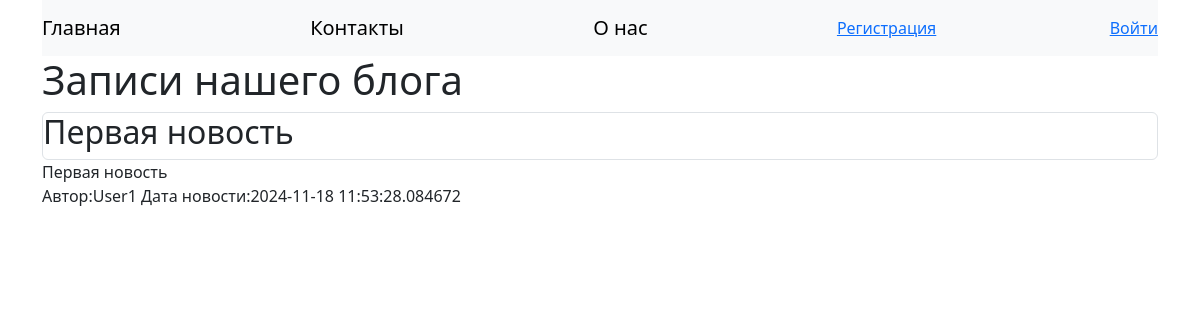
/blog, run on an earlier commit of the app's database.
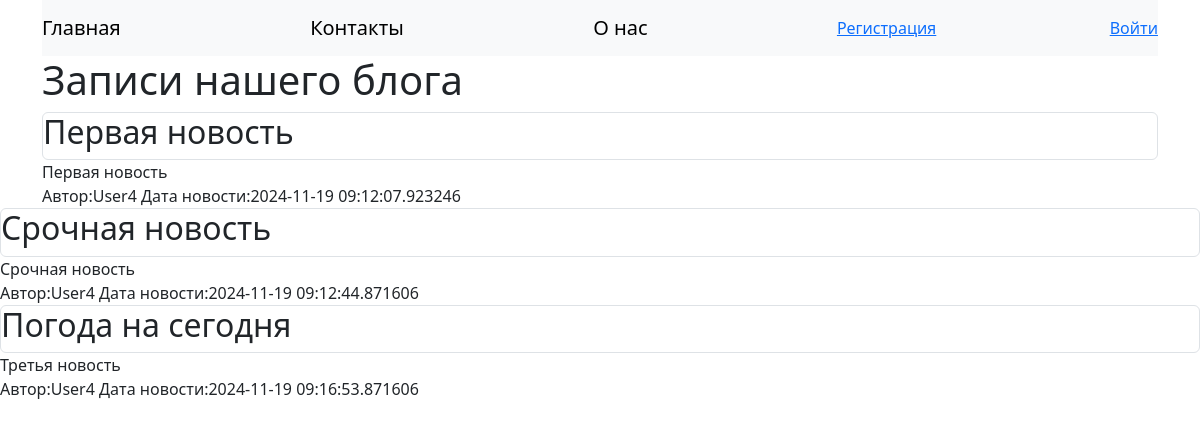
And on a later commit of the database.
### data/news.py (models this page shows)
class News(SqlAlchemyBase):
    __tablename__='news'
    id = sqlalchemy.Column(sqlalchemy.Integer, primary_key=True, autoincrement=True)
    title = sqlalchemy.Column(sqlalchemy.String, nullable=True)
    content = sqlalchemy.Column(sqlalchemy.String, nullable=True)
    created_date = sqlalchemy.Column(sqlalchemy.DateTime, default=datetime.datetime.now())
    is_private=sqlalchemy.Column(sqlalchemy.Boolean, default=True)
    user_id = sqlalchemy.Column(sqlalchemy.Integer, sqlalchemy.ForeignKey("users.id"))
    user=orm.relationship('User')

### data/users.py (models this page shows, shortened)
class User(SqlAlchemyBase, UserMixin):
    __tablename__ = 'users'
    id = sqlalchemy.Column(sqlalchemy.Integer, primary_key=True, autoincrement=True)
    name = sqlalchemy.Column(sqlalchemy.String, nullable=True)
    about = sqlalchemy.Column(sqlalchemy.String, nullable=True)
    email = sqlalchemy.Column(sqlalchemy.String, index=True, unique=True, nullable=True)
    hashed_password = sqlalchemy.Column(sqlalchemy.String, nullable=True)
    created_date = sqlalchemy.Column(sqlalchemy.DateTime, default=datetime.datetime.now())

### main.py (the view)
@app.route('/blog')
def blog():
    db_sess = db_session.create_session()
    news = db_sess.query(News).filter(News.is_private != True)
    return render_template('blog.html', title='Новости', news=news)

### data/db_session.py (called while the page is built)
def create_session() -> Session:
    global __factory
    return __factory()

### templates/blog.html (shortened to what this page needs)
{% extends "base.html" %}
{% block content %}
    <h1>Записи нашего блога</h1>
    {% for item in news %}
         <div class="col border rounded">
            <h2>{{ item.title }}</h2>
            </div>
            <div>
                {{ item.content }}
            </div>
            <div>
              Автор:{{ item.user.name }}
              Дата новости:{{ item.created_date }}
            </div>
         </div>
    {% endfor %}
{% endblock %}

### templates/base.html (shortened to what this page needs)
<!DOCTYPE html>
<html lang="ru">
<head>
    <link href="https://cdn.jsdelivr.net/npm/bootstrap@5.3.3/dist/css/bootstrap.min.css" rel="stylesheet"
>
    <link rel="stylesheet" href="static/css/style.css">
</head>
<body>
<div class="container">
    <header>
    <nav class="navbar navbar-light bg-light">
        <a href="/" class="navbar-brand">Главная</a>
        <a href="/contacts" class="navbar-brand">Контакты</a>
        <a href="/aboutus" class="navbar-brand">О нас</a>
        {% if current_user.is_authenticated %}
        <a href="/logout" class="navbar-brand">{{ current_user.name }}
        </a>
        {% else %}
        <a href="/register">Регистрация</a>
        <a href="/login">Войти</a>
        {% endif%}
    </nav>
    </header>
    <main>
         {% block content %}{% endblock %}
</body>
</html>

### static/css/style.css (style rules this page uses)
section, header, nav, article, aside, footer, main { display: block; }

What changed in the data, as far as the page shows it:
changed News "Первая новость": user.name "User1" → "User4"; created_date "2024-11-18 11:53:28.084672" → "2024-11-19 09:12:07.923246"
added News: title "Срочная новость", content "Срочная новость", user.name "User4", created_date "2024-11-19 09:12:44.871606"
added News: title "Погода на сегодня", content "Третья новость", user.name "User4", created_date "2024-11-19 09:16:53.871606"
